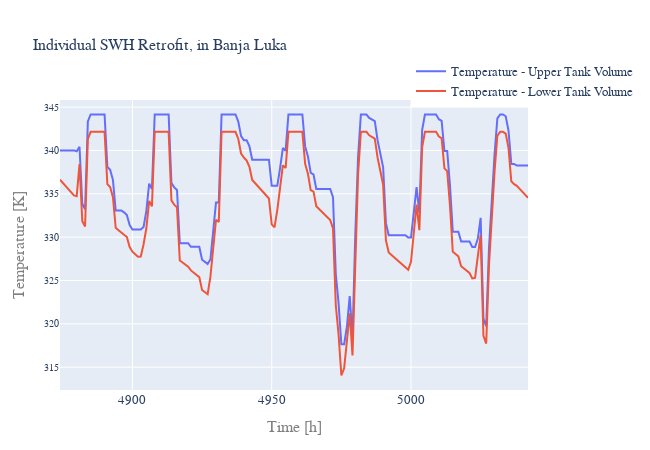

This figure's notebook cell:
### Code cell
fig = Plot(data_headers = [r['t_tank_up'], r['t_tank_low']], \
                 outpath = '', save_image = False, title = 'Individual SWH Retrofit' + ', in Banja Luka', label_v = 'Temperature [K]',\
                 legend = True, duration_curve = False, margin_l = m_l, margin_b = m_b,\
                 notebook_mode = True, width = w, height = h, fontsize = f, legend_x = 0.75, legend_y = 1.15).\
            series(ts_res_indiv_retrofit_cold.loc[first_hour + 1 : last_hour + 1,\
                [r['t_tank_up'], r['t_tank_low']]], \
                 outfile = '', modes = 'lines')

### Figure 1 — Plotly figure (JSON) as saved in the notebook; plotly's stock layout.template omitted (floating-point values rounded to 4 significant figures; data arrays with more than 128 entries replaced by an {"elided": "..."} marker saying what was removed)
{"data": [{"mode": "lines", "name": "Temperature - Upper Tank Volume", "type": "scatter", "x": {"elided": "169 int values"}, "y": {"elided": "169 float values"}}, {"mode": "lines", "name": "Temperature - Lower Tank Volume", "type": "scatter", "x": {"elided": "169 int values"}, "y": {"elided": "169 float values"}}], "layout": {"font": {"family": "arial", "size": 16}, "height": 450, "legend": {"font": {"family": "arial", "size": 12.8}, "x": 0.75, "y": 1.15}, "margin": {"b": 60, "l": 60}, "showlegend": true, "title": {"font": {"family": "arial", "size": 16}, "text": "Individual SWH Retrofit, in Banja Luka"}, "width": 650, "xaxis": {"tickfont": {"size": 12.8}, "title": {"font": {"color": "#7f7f7f", "size": 16}, "text": "Time [h]"}}, "yaxis": {"tickfont": {"size": 9.6}, "title": {"font": {"color": "#7f7f7f", "size": 16}, "text": "Temperature [K]"}}}}
